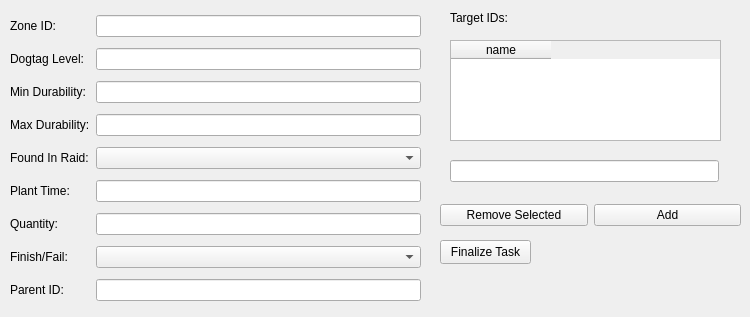
      <widget class="QWidget" name="tab_leave_item">
       <attribute name="title">
        <string>LeaveItemAtLocation</string>
       </attribute>
       <widget class="QWidget" name="gridLayoutWidget_6">
        <property name="geometry">
         <rect>
          <x>10</x>
          <y>10</y>
          <width>411</width>
          <height>298</height>
         </rect>
        </property>
        <layout class="QGridLayout" name="grid_fields_4">
         <item row="3" column="1">
          <widget class="QLineEdit" name="fld_mindur_li"/>
         </item>
         <item row="7" column="0">
          <widget class="QLabel" name="lb_quantity_3">
           <property name="text">
            <string>Quantity:</string>
           </property>
          </widget>
         </item>
         <item row="6" column="1">
          <widget class="QLineEdit" name="fld_plant_time_li"/>
         </item>
         <item row="6" column="0">
          <widget class="QLabel" name="lb_plant_time">
           <property name="text">
            <string>Plant Time:</string>
           </property>
          </widget>
         </item>
         <item row="4" column="0">
          <widget class="QLabel" name="lb_maxdur_2">
           <property name="text">
            <string>Max Durability:</string>
           </property>
          </widget>
         </item>
         <item row="3" column="0">
          <widget class="QLabel" name="lb_mindur_2">
           <property name="text">
            <string>Min Durability:</string>
           </property>
          </widget>
         </item>
         <item row="8" column="1">
          <widget class="QComboBox" name="box_ff_li"/>
         </item>
         <item row="1" column="1">
          <widget class="QLineEdit" name="fld_dogtaglevel_li"/>
         </item>
         <item row="9" column="0">
          <widget class="QLabel" name="label_41">
           <property name="text">
            <string>Parent ID:</string>
           </property>
          </widget>
         </item>
         <item row="1" column="0">
          <widget class="QLabel" name="label_18">
           <property name="text">
            <string>Dogtag Level:</string>
           </property>
          </widget>
         </item>
         <item row="0" column="0">
          <widget class="QLabel" name="lb_zoneid">
           <property name="text">
            <string>Zone ID:</string>
           </property>
          </widget>
         </item>
         <item row="5" column="1">
          <widget class="QComboBox" name="box_fir_li"/>
         </item>
         <item row="7" column="1">
          <widget class="QLineEdit" name="fld_quantity_li"/>
         </item>
         <item row="4" column="1">
          <widget class="QLineEdit" name="fld_maxdur_li"/>
         </item>
         <item row="5" column="0">
          <widget class="QLabel" name="lb_fir">
           <property name="text">
            <string>Found In Raid:</string>
           </property>
          </widget>
         </item>
         <item row="0" column="1">
          <widget class="QLineEdit" name="fld_zoneid_li"/>
         </item>
         <item row="8" column="0">
          <widget class="QLabel" name="label_56">
           <property name="text">
            <string>Finish/Fail:</string>
           </property>
          </widget>
         </item>
         <item row="9" column="1">
          <widget class="QLineEdit" name="fld_parentid_li"/>
         </item>
        </layout>
       </widget>
       <widget class="QPushButton" name="pb_finalize_li">
        <property name="geometry">
         <rect>
          <x>440</x>
          <y>240</y>
          <width>91</width>
          <height>24</height>
         </rect>
        </property>
        <property name="text">
         <string>Finalize Task</string>
        </property>
       </widget>
       <widget class="QWidget" name="horizontalLayoutWidget_12">
        <property name="geometry">
         <rect>
          <x>440</x>
          <y>200</y>
          <width>301</width>
          <height>31</height>
         </rect>
        </property>
        <layout class="QHBoxLayout" name="grid_addremove_12">
         <item>
          <widget class="QPushButton" name="pb_rem_li_target">
           <property name="text">
            <string>Remove Selected</string>
           </property>
          </widget>
         </item>
         <item>
          <widget class="QPushButton" name="pb_add_li_target">
           <property name="text">
            <string>Add</string>
           </property>
          </widget>
         </item>
        </layout>
       </widget>
       <widget class="QLabel" name="lb_addedweps_10">
        <property name="geometry">
         <rect>
          <x>450</x>
          <y>10</y>
          <width>161</width>
          <height>16</height>
         </rect>
        </property>
        <property name="text">
         <string>Target IDs:</string>
        </property>
       </widget>
       <widget class="QTableWidget" name="tb_li_target">
        <property name="geometry">
         <rect>
          <x>450</x>
          <y>40</y>
          <width>271</width>
          <height>101</height>
         </rect>
        </property>
        <property name="selectionBehavior">
         <enum>QAbstractItemView::SelectRows</enum>
        </property>
        <column>
         <property name="text">
          <string>name</string>
         </property>
        </column>
       </widget>
       <widget class="QLineEdit" name="fld_li_target">
        <property name="geometry">
         <rect>
          <x>450</x>
          <y>160</y>
          <width>269</width>
          <height>22</height>
         </rect>
        </property>
       </widget>
      </widget>
